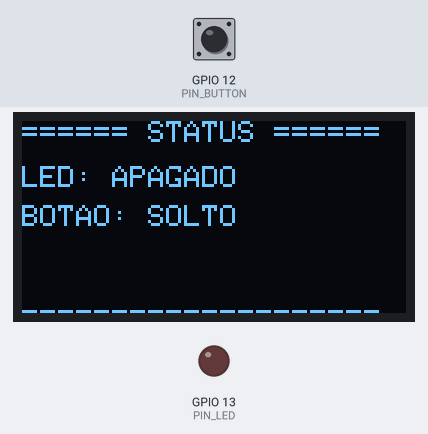
Simulated run of this sketch. Board: ESP32. Parts: 128×64 one-colour display, output pins drawn as LEDs (lit = HIGH). Inputs (shaded band) come from the test bench; at power-on: GPIO 12 (PIN_BUTTON) HIGH.

Above: at 1.2 s.
1.3 s: GPIO 12 (PIN_BUTTON) pulled LOW for 1 s
At 1.49 s:
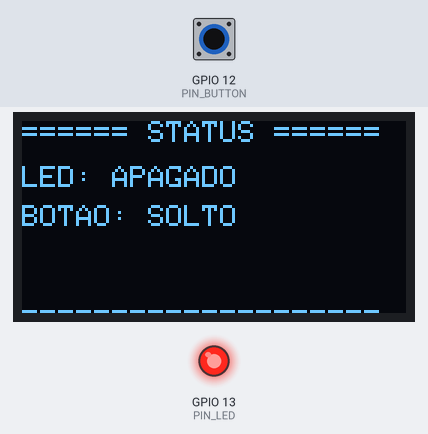
At 2.2 s:
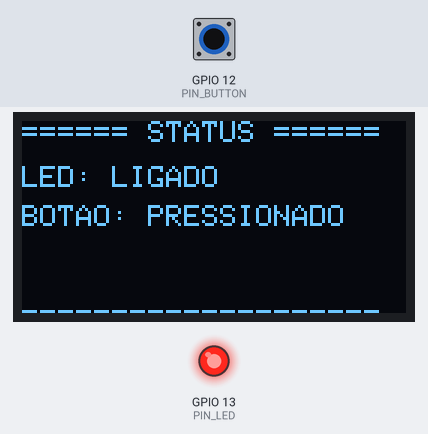
4.2 s: GPIO 12 (PIN_BUTTON) pulled LOW for 3.2 s
At 7.8 s:
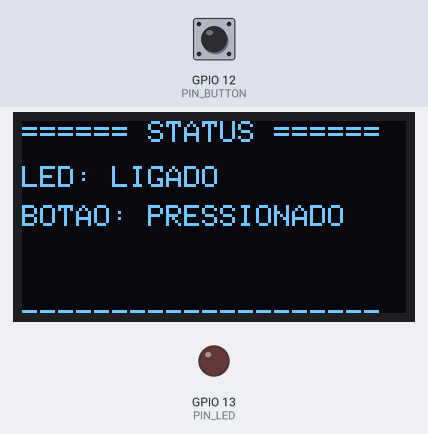
Timing chart, 0 to 9.3 s (numbered marks = the images above; inputs shaded):
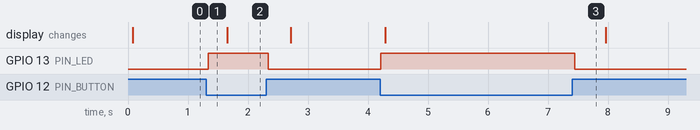

Measured:
- after the input at 1.3 s, GPIO 13 (PIN_LED): LOW → HIGH at once, → LOW 1.0 s later
- after the input at 4.2 s, GPIO 13 (PIN_LED): LOW → HIGH at once, → LOW 3.2 s later; the display: changes after 0.09 s (image 3)

The sketch:

sketch.ino
```cpp
#include <Arduino.h>
#include <freertos/FreeRTOS.h>
#include <freertos/task.h>
#include <freertos/queue.h>
#include <freertos/semphr.h>
#include <Wire.h>
#include <Adafruit_GFX.h>
#include <Adafruit_SSD1306.h>

#define PIN_BUTTON 12
#define PIN_LED    13
#define SCREEN_WIDTH 128
#define SCREEN_HEIGHT 64
Adafruit_SSD1306 display(SCREEN_WIDTH, SCREEN_HEIGHT, &Wire, -1);

QueueHandle_t comandoQueue;
SemaphoreHandle_t sensorSem;
volatile int valorSensorAtual = 1; // começa solto

// Tarefa Sensor
void taskSensor(void *pvParameters) {
  pinMode(PIN_BUTTON, INPUT_PULLUP);
  int valorAnterior = digitalRead(PIN_BUTTON);
  while (1) {
    int valorAtual = digitalRead(PIN_BUTTON);
    if (valorAtual != valorAnterior) {
      valorSensorAtual = valorAtual;
      xSemaphoreGive(sensorSem);
      valorAnterior = valorAtual;
    }
    vTaskDelay(50 / portTICK_PERIOD_MS);
  }
}

// Tarefa Processador
void taskProcessador(void *pvParameters) {
  int comando;
  while (1) {
    if (xSemaphoreTake(sensorSem, portMAX_DELAY)) {
      comando = (valorSensorAtual == 0) ? 1 : 0;
      xQueueSend(comandoQueue, &comando, portMAX_DELAY);
    }
  }
}

// Tarefa Atuador
void taskAtuador(void *pvParameters) {
  pinMode(PIN_LED, OUTPUT);
  int comando;
  while (1) {
    if (xQueueReceive(comandoQueue, &comando, portMAX_DELAY)) {
      digitalWrite(PIN_LED, comando ? HIGH : LOW);
    }
  }
}

// Tarefa Display
void taskDisplay(void *pvParameters) {
  while (1) {
    display.clearDisplay();
    display.setTextSize(1);
    display.setTextColor(SSD1306_WHITE);
    display.setCursor(0, 0);
    display.println("====== STATUS ======");

    display.setCursor(0, 15);
    display.print("LED: ");
    display.println(digitalRead(PIN_LED) ? "LIGADO " : "APAGADO");

    display.setCursor(0, 28);
    display.print("BOTAO: ");
    display.println(valorSensorAtual == 0 ? "PRESSIONADO" : "SOLTO");

    display.setCursor(0, 60);
    display.println("--------------------");
    display.display();
    vTaskDelay(500 / portTICK_PERIOD_MS);
  }
}

void setup() {
  Serial.begin(115200);

  if (!display.begin(SSD1306_SWITCHCAPVCC, 0x3C)) {
    Serial.println(F("Falha ao iniciar o display SSD1306"));
    for (;;); // trava se falhar
  }

  display.clearDisplay();
  display.setTextSize(1);
  display.setTextColor(SSD1306_WHITE);
  display.setCursor(0, 0);
  display.println("Display pronto!");
  display.display();

  comandoQueue = xQueueCreate(5, sizeof(int));
  sensorSem = xSemaphoreCreateBinary();

  // Tarefas com prioridades
  xTaskCreate(taskSensor, "Sensor", 1024, NULL, 1, NULL);
  xTaskCreate(taskProcessador, "Processador", 1024, NULL, 2, NULL);
  xTaskCreate(taskAtuador, "Atuador", 1024, NULL, 3, NULL);
  xTaskCreate(taskDisplay, "Display", 1024, NULL, 1, NULL);
}


void loop() {
  // Sem código aqui
}
```
